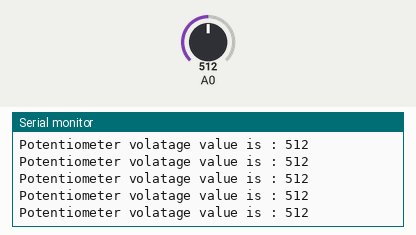
Simulated run of this sketch. Board: Arduino Uno, built with avr-gcc and run on an emulated ATmega328P. Parts: the last lines printed to the serial monitor. The test bench sets the inputs (shaded band); at power-on: A0 = 512.

Above: at 1.2 s.
1.3 s: A0 set to 716
At 1.31 s:
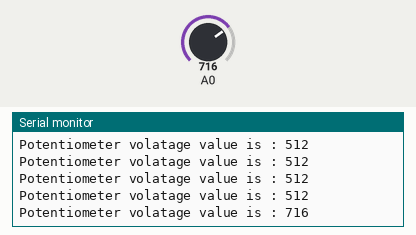
2.8 s: A0 set to 900
At 2.82 s:
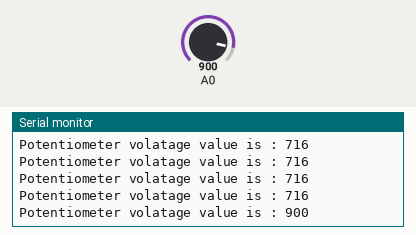
Timing chart, 0 to 5.8 s (numbered marks = the images above; inputs shaded):
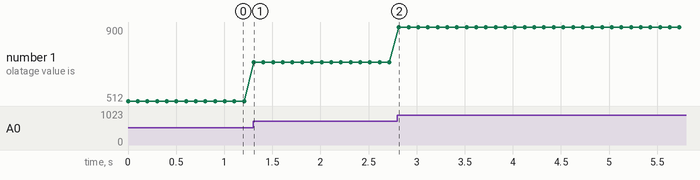

The sketch:

Pullup_Register.ino
```cpp
// abnalog read with serial monitor

void setup() { // the set up runs once when we set Reset

 Serial.begin(9600); // in oder to see values in serial monitor i need the  command called and this initate serial comminication with data tarnsfer speed 9600(bouf rate)
  //pinMode(pushButton,INPUT_PULLUP); //definning pinmode button 1 and 2 as input, coz pinMode configues input or output


}

void loop() {  //the loop runs over and over infinity loop
int pValue= analogRead(A0);// read the input in analog pin 0
  Serial.print("Potentiometer volatage value is : ");
  Serial.println(pValue);

  delay(100);// delay in between read for stability


}
```

Measured:
- after the input at 1.3 s, the serial monitor: prints a new line at once (image 1)
- after the input at 2.8 s, the serial monitor: prints a new line at once (image 2)
- plotted number 1: 512 → 716 after the input at 1.3 s, 716 → 900 after the input at 2.8 s
